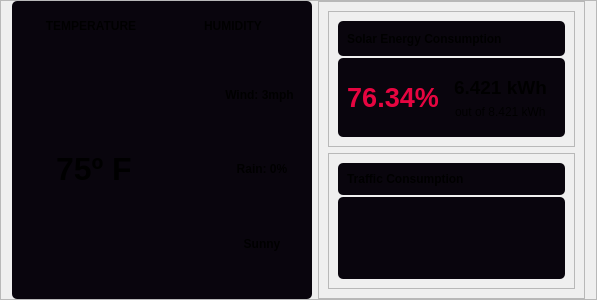
               <widget class="QFrame" name="data_frame_1">
                <property name="minimumSize">
                 <size>
                  <width>0</width>
                  <height>300</height>
                 </size>
                </property>
                <property name="maximumSize">
                 <size>
                  <width>16777215</width>
                  <height>16777215</height>
                 </size>
                </property>
                <property name="styleSheet">
                 <string notr="true"/>
                </property>
                <property name="frameShape">
                 <enum>QFrame::StyledPanel</enum>
                </property>
                <property name="frameShadow">
                 <enum>QFrame::Raised</enum>
                </property>
                <layout class="QHBoxLayout" name="horizontalLayout_9">
                 <property name="topMargin">
                  <number>0</number>
                 </property>
                 <property name="bottomMargin">
                  <number>0</number>
                 </property>
                 <item>
                  <widget class="QFrame" name="main_graph_frame_1">
                   <property name="sizePolicy">
                    <sizepolicy hsizetype="Preferred" vsizetype="Preferred">
                     <horstretch>0</horstretch>
                     <verstretch>0</verstretch>
                    </sizepolicy>
                   </property>
                   <property name="minimumSize">
                    <size>
                     <width>300</width>
                     <height>0</height>
                    </size>
                   </property>
                   <property name="styleSheet">
                    <string notr="true">background-color: rgb(9, 5, 13);
border-radius: 5px;</string>
                   </property>
                   <property name="frameShape">
                    <enum>QFrame::StyledPanel</enum>
                   </property>
                   <property name="frameShadow">
                    <enum>QFrame::Raised</enum>
                   </property>
                   <layout class="QVBoxLayout" name="verticalLayout_24">
                    <property name="topMargin">
                     <number>9</number>
                    </property>
                    <property name="bottomMargin">
                     <number>9</number>
                    </property>
                    <item alignment="Qt::AlignTop">
                     <widget class="QFrame" name="tab_container_1">
                      <property name="frameShape">
                       <enum>QFrame::StyledPanel</enum>
                      </property>
                      <property name="frameShadow">
                       <enum>QFrame::Raised</enum>
                      </property>
                      <layout class="QHBoxLayout" name="horizontalLayout_23">
                       <property name="leftMargin">
                        <number>2</number>
                       </property>
                       <property name="rightMargin">
                        <number>2</number>
                       </property>
                       <item>
                        <widget class="QPushButton" name="button_temperature">
                         <property name="font">
                          <font>
                           <bold>true</bold>
                          </font>
                         </property>
                         <property name="cursor">
                          <cursorShape>PointingHandCursor</cursorShape>
                         </property>
                         <property name="text">
                          <string>TEMPERATURE</string>
                         </property>
                        </widget>
                       </item>
                       <item>
                        <widget class="QPushButton" name="button_humidity">
                         <property name="font">
                          <font>
                           <bold>true</bold>
                          </font>
                         </property>
                         <property name="cursor">
                          <cursorShape>PointingHandCursor</cursorShape>
                         </property>
                         <property name="text">
                          <string>HUMIDITY</string>
                         </property>
                        </widget>
                       </item>
                      </layout>
                     </widget>
                    </item>
                    <item>
                     <widget class="QFrame" name="alternative_graph_frame_1">
                      <property name="sizePolicy">
                       <sizepolicy hsizetype="Minimum" vsizetype="Expanding">
                        <horstretch>0</horstretch>
                        <verstretch>0</verstretch>
                       </sizepolicy>
                      </property>
                      <property name="frameShape">
                       <enum>QFrame::StyledPanel</enum>
                      </property>
                      <property name="frameShadow">
                       <enum>QFrame::Raised</enum>
                      </property>
                      <layout class="QHBoxLayout" name="horizontalLayout_24">
                       <item alignment="Qt::AlignVCenter">
                        <widget class="QFrame" name="main_information">
                         <property name="font">
                          <font>
                           <bold>false</bold>
                          </font>
                         </property>
                         <property name="frameShape">
                          <enum>QFrame::StyledPanel</enum>
                         </property>
                         <property name="frameShadow">
                          <enum>QFrame::Raised</enum>
                         </property>
                         <layout class="QHBoxLayout" name="horizontalLayout_25">
                          <item alignment="Qt::AlignHCenter|Qt::AlignTop">
                           <widget class="QLabel" name="label_temperature">
                            <property name="font">
                             <font>
                              <pointsize>24</pointsize>
                              <bold>true</bold>
                             </font>
                            </property>
                            <property name="text">
                             <string>75º F</string>
                            </property>
                           </widget>
                          </item>
                         </layout>
                        </widget>
                       </item>
                       <item>
                        <widget class="QFrame" name="additional_information">
                         <property name="frameShape">
                          <enum>QFrame::StyledPanel</enum>
                         </property>
                         <property name="frameShadow">
                          <enum>QFrame::Raised</enum>
                         </property>
                         <layout class="QVBoxLayout" name="verticalLayout_6">
                          <property name="spacing">
                           <number>0</number>
                          </property>
                          <property name="leftMargin">
                           <number>0</number>
                          </property>
                          <property name="topMargin">
                           <number>0</number>
                          </property>
                          <property name="rightMargin">
                           <number>0</number>
                          </property>
                          <property name="bottomMargin">
                           <number>0</number>
                          </property>
                          <item>
                           <widget class="QFrame" name="frame_wind">
                            <property name="frameShape">
                             <enum>QFrame::StyledPanel</enum>
                            </property>
                            <property name="frameShadow">
                             <enum>QFrame::Raised</enum>
                            </property>
                            <layout class="QHBoxLayout" name="horizontalLayout_26">
                             <property name="spacing">
                              <number>0</number>
                             </property>
                             <property name="leftMargin">
                              <number>0</number>
                             </property>
                             <property name="topMargin">
                              <number>0</number>
                             </property>
                             <property name="rightMargin">
                              <number>0</number>
                             </property>
                             <property name="bottomMargin">
                              <number>0</number>
                             </property>
                             <item>
                              <widget class="QFrame" name="frame_label_wind">
                               <property name="maximumSize">
                                <size>
                                 <width>16777215</width>
                                 <height>16777215</height>
                                </size>
                               </property>
                               <property name="frameShape">
                                <enum>QFrame::StyledPanel</enum>
                               </property>
                               <property name="frameShadow">
                                <enum>QFrame::Raised</enum>
                               </property>
                               <layout class="QHBoxLayout" name="horizontalLayout_30">
                                <property name="spacing">
                                 <number>0</number>
                                </property>
                                <property name="leftMargin">
                                 <number>0</number>
                                </property>
                                <property name="topMargin">
                                 <number>0</number>
                                </property>
                                <property name="rightMargin">
                                 <number>0</number>
                                </property>
                                <property name="bottomMargin">
                                 <number>0</number>
                                </property>
                                <item>
                                 <widget class="QLabel" name="icon_wind">
                                  <property name="text">
                                   <string/>
                                  </property>
                                  <property name="pixmap">
                                   <pixmap resource="icons.qrc">:/icons/icons/wind.svg</pixmap>
                                  </property>
                                  <property name="alignment">
                                   <set>Qt::AlignCenter</set>
                                  </property>
                                 </widget>
                                </item>
                                <item>
                                 <widget class="QLabel" name="label_wind">
                                  <property name="font">
                                   <font>
                                    <bold>true</bold>
                                   </font>
                                  </property>
                                  <property name="text">
                                   <string>Wind: 3mph</string>
                                  </property>
                                  <property name="alignment">
                                   <set>Qt::AlignCenter</set>
                                  </property>
                                  <property name="wordWrap">
                                   <bool>true</bool>
                                  </property>
                                 </widget>
                                </item>
                               </layout>
                              </widget>
                             </item>
                            </layout>
                           </widget>
                          </item>
                          <item>
                           <widget class="QFrame" name="frame_rain">
                            <property name="frameShape">
                             <enum>QFrame::StyledPanel</enum>
                            </property>
                            <property name="frameShadow">
                             <enum>QFrame::Raised</enum>
                            </property>
                            <layout class="QHBoxLayout" name="horizontalLayout_28">
                             <property name="spacing">
                              <number>0</number>
                             </property>
                             <property name="leftMargin">
                              <number>0</number>
                             </property>
                             <property name="topMargin">
                              <number>0</number>
                             </property>
                             <property name="rightMargin">
                              <number>0</number>
                             </property>
                             <property name="bottomMargin">
                              <number>0</number>
                             </property>
                             <item>
                              <widget class="QFrame" name="frame_labe_rain">
                               <property name="frameShape">
                                <enum>QFrame::StyledPanel</enum>
                               </property>
                               <property name="frameShadow">
                                <enum>QFrame::Raised</enum>
                               </property>
                               <layout class="QHBoxLayout" name="horizontalLayout_29">
                                <property name="spacing">
                                 <number>0</number>
                                </property>
                                <property name="leftMargin">
                                 <number>0</number>
                                </property>
                                <property name="topMargin">
                                 <number>0</number>
                                </property>
                                <property name="rightMargin">
                                 <number>0</number>
                                </property>
                                <property name="bottomMargin">
                                 <number>0</number>
                                </property>
                                <item>
                                 <widget class="QLabel" name="icon_rain">
                                  <property name="text">
                                   <string/>
                                  </property>
                                  <property name="pixmap">
                                   <pixmap resource="icons.qrc">:/icons/icons/cloud-rain.svg</pixmap>
                                  </property>
                                  <property name="alignment">
                                   <set>Qt::AlignCenter</set>
                                  </property>
                                 </widget>
                                </item>
                                <item>
                                 <widget class="QLabel" name="label_rain">
                                  <property name="font">
                                   <font>
                                    <bold>true</bold>
                                   </font>
                                  </property>
                                  <property name="text">
                                   <string>Rain: 0%</string>
                                  </property>
                                  <property name="alignment">
                                   <set>Qt::AlignCenter</set>
                                  </property>
                                  <property name="wordWrap">
                                   <bool>true</bool>
                                  </property>
                                 </widget>
                                </item>
                               </layout>
                              </widget>
                             </item>
                            </layout>
                           </widget>
                          </item>
                          <item>
                           <widget class="QFrame" name="frame_weather">
                            <property name="frameShape">
                             <enum>QFrame::StyledPanel</enum>
                            </property>
                            <property name="frameShadow">
                             <enum>QFrame::Raised</enum>
                            </property>
                            <layout class="QHBoxLayout" name="horizontalLayout_27">
                             <property name="spacing">
                              <number>0</number>
                             </property>
                             <property name="leftMargin">
                              <number>0</number>
                             </property>
                             <property name="topMargin">
                              <number>0</number>
                             </property>
                             <property name="rightMargin">
                              <number>0</number>
                             </property>
                             <property name="bottomMargin">
                              <number>0</number>
                             </property>
                             <item>
                              <widget class="QFrame" name="frame_label_weather">
                               <property name="frameShape">
                                <enum>QFrame::StyledPanel</enum>
                               </property>
                               <property name="frameShadow">
                                <enum>QFrame::Raised</enum>
                               </property>
                               <layout class="QHBoxLayout" name="horizontalLayout_31">
                                <property name="spacing">
                                 <number>0</number>
                                </property>
                                <property name="leftMargin">
                                 <number>0</number>
                                </property>
                                <property name="topMargin">
                                 <number>0</number>
                                </property>
                                <property name="rightMargin">
                                 <number>0</number>
                                </property>
                                <property name="bottomMargin">
                                 <number>0</number>
                                </property>
                                <item>
                                 <widget class="QLabel" name="icon_weather">
                                  <property name="text">
                                   <string/>
                                  </property>
                                  <property name="pixmap">
                                   <pixmap resource="icons.qrc">:/icons/icons/sun.svg</pixmap>
                                  </property>
                                  <property name="alignment">
                                   <set>Qt::AlignCenter</set>
                                  </property>
                                 </widget>
                                </item>
                                <item>
                                 <widget class="QLabel" name="label_weather">
                                  <property name="font">
                                   <font>
                                    <bold>true</bold>
                                   </font>
                                  </property>
                                  <property name="text">
                                   <string>Sunny</string>
                                  </property>
                                  <property name="alignment">
                                   <set>Qt::AlignCenter</set>
                                  </property>
                                  <property name="wordWrap">
                                   <bool>true</bool>
                                  </property>
                                 </widget>
                                </item>
                               </layout>
                              </widget>
                             </item>
                            </layout>
                           </widget>
                          </item>
                         </layout>
                        </widget>
                       </item>
                      </layout>
                     </widget>
                    </item>
                   </layout>
                  </widget>
                 </item>
                 <item>
                  <widget class="QFrame" name="data_frame_right_content">
                   <property name="styleSheet">
                    <string notr="true"/>
                   </property>
                   <property name="frameShape">
                    <enum>QFrame::StyledPanel</enum>
                   </property>
                   <property name="frameShadow">
                    <enum>QFrame::Raised</enum>
                   </property>
                   <layout class="QVBoxLayout" name="verticalLayout_11">
                    <item>
                     <widget class="QFrame" name="solar_energy_consumption_content">
                      <property name="sizePolicy">
                       <sizepolicy hsizetype="Preferred" vsizetype="Expanding">
                        <horstretch>0</horstretch>
                        <verstretch>0</verstretch>
                       </sizepolicy>
                      </property>
                      <property name="styleSheet">
                       <string notr="true"/>
                      </property>
                      <property name="frameShape">
                       <enum>QFrame::StyledPanel</enum>
                      </property>
                      <property name="frameShadow">
                       <enum>QFrame::Raised</enum>
                      </property>
                      <layout class="QVBoxLayout" name="verticalLayout_18">
                       <property name="spacing">
                        <number>2</number>
                       </property>
                       <item>
                        <widget class="QFrame" name="solar_energy_consumption_title_frame">
                         <property name="maximumSize">
                          <size>
                           <width>16777215</width>
                           <height>40</height>
                          </size>
                         </property>
                         <property name="styleSheet">
                          <string notr="true">background-color: rgb(9, 5, 13);
border-radius: 5px;</string>
                         </property>
                         <property name="frameShape">
                          <enum>QFrame::StyledPanel</enum>
                         </property>
                         <property name="frameShadow">
                          <enum>QFrame::Raised</enum>
                         </property>
                         <layout class="QVBoxLayout" name="verticalLayout_20">
                          <item>
                           <widget class="QLabel" name="label_solar_energy_consumption">
                            <property name="font">
                             <font>
                              <bold>true</bold>
                             </font>
                            </property>
                            <property name="text">
                             <string>Solar Energy Consumption</string>
                            </property>
                           </widget>
                          </item>
                         </layout>
                        </widget>
                       </item>
                       <item>
                        <widget class="QFrame" name="solar_energy_graph_content">
                         <property name="styleSheet">
                          <string notr="true">background-color: rgb(9, 5, 13);
border-radius: 5px;</string>
                         </property>
                         <property name="frameShape">
                          <enum>QFrame::StyledPanel</enum>
                         </property>
                         <property name="frameShadow">
                          <enum>QFrame::Raised</enum>
                         </property>
                         <layout class="QHBoxLayout" name="horizontalLayout_21">
                          <item>
                           <widget class="QFrame" name="solar_energy_consumption_graph_frame">
                            <property name="styleSheet">
                             <string notr="true"/>
                            </property>
                            <property name="frameShape">
                             <enum>QFrame::StyledPanel</enum>
                            </property>
                            <property name="frameShadow">
                             <enum>QFrame::Raised</enum>
                            </property>
                            <layout class="QVBoxLayout" name="verticalLayout_22">
                             <property name="spacing">
                              <number>0</number>
                             </property>
                             <property name="leftMargin">
                              <number>0</number>
                             </property>
                             <property name="topMargin">
                              <number>0</number>
                             </property>
                             <property name="rightMargin">
                              <number>0</number>
                             </property>
                             <property name="bottomMargin">
                              <number>0</number>
                             </property>
                             <item>
                              <widget class="QLabel" name="label_total_consumed">
                               <property name="font">
                                <font>
                                 <pointsize>20</pointsize>
                                 <bold>true</bold>
                                </font>
                               </property>
                               <property name="styleSheet">
                                <string notr="true">color: #E60540;</string>
                               </property>
                               <property name="text">
                                <string>76.34%</string>
                               </property>
                               <property name="alignment">
                                <set>Qt::AlignCenter</set>
                               </property>
                              </widget>
                             </item>
                            </layout>
                           </widget>
                          </item>
                          <item>
                           <widget class="QFrame" name="solar_energy_consumed_frame">
                            <property name="styleSheet">
                             <string notr="true"/>
                            </property>
                            <property name="frameShape">
                             <enum>QFrame::StyledPanel</enum>
                            </property>
                            <property name="frameShadow">
                             <enum>QFrame::Raised</enum>
                            </property>
                            <layout class="QVBoxLayout" name="verticalLayout_23">
                             <item alignment="Qt::AlignHCenter|Qt::AlignBottom">
                              <widget class="QLabel" name="label_current_solar_energy_consumption">
                               <property name="font">
                                <font>
                                 <pointsize>14</pointsize>
                                 <bold>true</bold>
                                </font>
                               </property>
                               <property name="text">
                                <string>6.421 kWh</string>
                               </property>
                              </widget>
                             </item>
                             <item alignment="Qt::AlignHCenter|Qt::AlignTop">
                              <widget class="QLabel" name="label_solar_energy_consumption_limit">
                               <property name="font">
                                <font>
                                 <pointsize>9</pointsize>
                                 <bold>false</bold>
                                </font>
                               </property>
                               <property name="text">
                                <string>out of 8.421 kWh</string>
                               </property>
                              </widget>
                             </item>
                            </layout>
                           </widget>
                          </item>
                         </layout>
                        </widget>
                       </item>
                      </layout>
                     </widget>
                    </item>
                    <item>
                     <widget class="QFrame" name="traffic_consumption_content">
                      <property name="styleSheet">
                       <string notr="true"/>
                      </property>
                      <property name="frameShape">
                       <enum>QFrame::StyledPanel</enum>
                      </property>
                      <property name="frameShadow">
                       <enum>QFrame::Raised</enum>
                      </property>
                      <layout class="QVBoxLayout" name="verticalLayout_19">
                       <property name="spacing">
                        <number>2</number>
                       </property>
                       <item>
                        <widget class="QFrame" name="traffic_consumption_title_frame">
                         <property name="maximumSize">
                          <size>
                           <width>16777215</width>
                           <height>40</height>
                          </size>
                         </property>
                         <property name="styleSheet">
                          <string notr="true">background-color: rgb(9, 5, 13);
border-radius: 5px;</string>
                         </property>
                         <property name="frameShape">
                          <enum>QFrame::StyledPanel</enum>
                         </property>
                         <property name="frameShadow">
                          <enum>QFrame::Raised</enum>
                         </property>
                         <layout class="QVBoxLayout" name="verticalLayout_21">
                          <item>
                           <widget class="QLabel" name="label_traffic_consumption">
                            <property name="font">
                             <font>
                              <bold>true</bold>
                             </font>
                            </property>
                            <property name="text">
                             <string>Traffic Consumption</string>
                            </property>
                           </widget>
                          </item>
                         </layout>
                        </widget>
                       </item>
                       <item>
                        <widget class="QFrame" name="traffic_graph_content">
                         <property name="sizePolicy">
                          <sizepolicy hsizetype="Preferred" vsizetype="Expanding">
                           <horstretch>0</horstretch>
                           <verstretch>0</verstretch>
                          </sizepolicy>
                         </property>
                         <property name="styleSheet">
                          <string notr="true">background-color: rgb(9, 5, 13);
border-radius: 5px;</string>
                         </property>
                         <property name="frameShape">
                          <enum>QFrame::StyledPanel</enum>
                         </property>
                         <property name="frameShadow">
                          <enum>QFrame::Raised</enum>
                         </property>
                         <layout class="QVBoxLayout" name="verticalLayout_5">
                          <property name="spacing">
                           <number>0</number>
                          </property>
                          <property name="leftMargin">
                           <number>6</number>
                          </property>
                          <property name="topMargin">
                           <number>0</number>
                          </property>
                          <property name="rightMargin">
                           <number>6</number>
                          </property>
                          <property name="bottomMargin">
                           <number>6</number>
                          </property>
                         </layout>
                        </widget>
                       </item>
                      </layout>
                     </widget>
                    </item>
                   </layout>
                  </widget>
                 </item>
                </layout>
               </widget>
